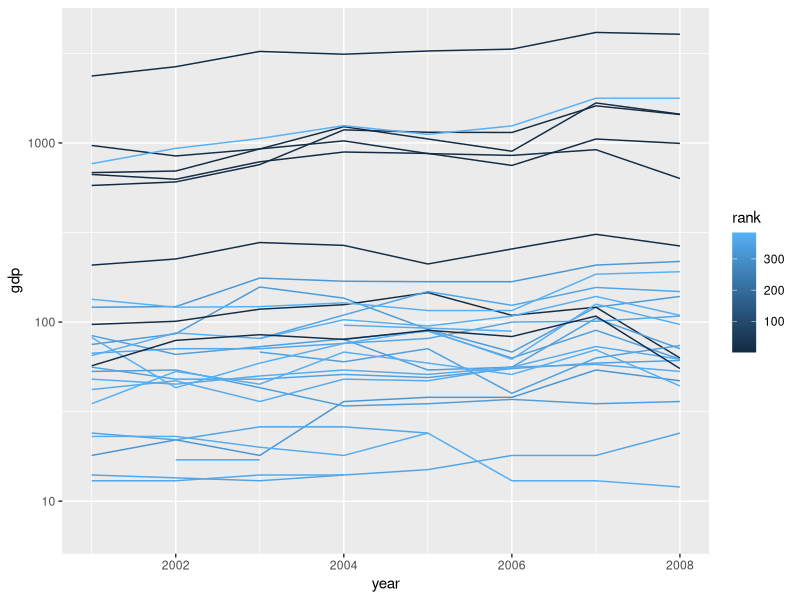

Source code (R): (Note: this script raises an error after producing the figure.)
library(ggplot2)
gdp <- read.csv("gdp-summary.csv")
gdp_growth <- read.csv("gdp-growth.csv")
hpi_peaks <- read.csv("hpi-peaks.csv") 
names(hpi_peaks)[1] <- "fips" 
hpi_peaks[5] <- NULL
gdp[8] <- NULL



#-------------------------------------------------------------------

gdp_hpi <- merge(hpi_peaks, gdp, by = "fips", all.x = TRUE)
selected <- subset(gdp_hpi, rank <= 10 | rank > 310)

# Agriculture, foresty & fishing
#  - interesting! the low ranking towns have (on average) much higher values
qplot(year, gdp, data = subset(selected, indust == 3), 
  colour = rank, geom="line", group = metro, log = "y")
qplot(year, index.gdp, data = subset(selected, indust == 3), 
  colour = rank, geom="line", group = metro, log = "y" )
qplot(year, index.gdp, data = subset(gdp_hpi, indust == 3), 
  colour = percent_change, geom="line", group = metro, log = "y" )

#look at initial gdp vs hpi change for Agriculture industry

qplot(index.gdp, percent_change, data=subset(gdp_hpi,indust==3 & year== 2001))

gdp_hpi <- merge(gdp_hpi, total_gdp, by = c("fips", "year"))

# Look at them all at once
qplot(gdp / total_gdp, percent_change, data=subset(gdp_hpi, year == 2001)) +
  facet_wrap(~ industry, scale = "free_x")

qplot(gdp / total_gdp, percent_change, data=subset(gdp_hpi, year == 2008)) +
  facet_wrap(~ industry, scale = "free_x")
  
# GDP:
#   * total
#   * per capita
#   * percent of total
#   * percent change
